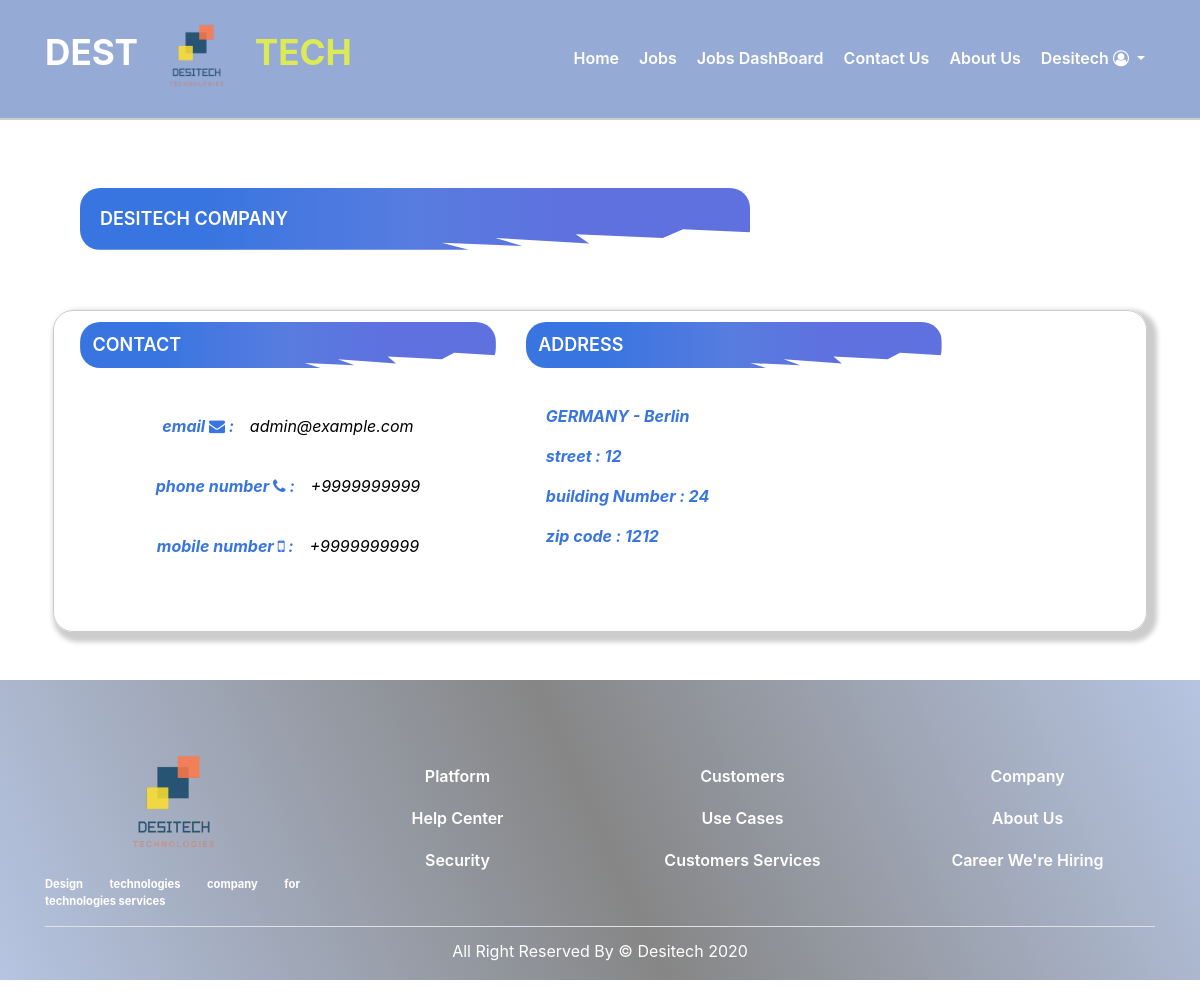
Page /accounts/MyProfile/ (signed in) on the committed database.
### accounts/models/User.py (models this page shows, shortened)
class User (AbstractBaseUser , PermissionsMixin):
    email = models.EmailField(unique=True , null=False)
    is_staff = models.BooleanField(default=True)
    is_active = models.BooleanField(default=True)
    is_superuser = models.BooleanField(default=False)
    COMPANY = 1
    JOB_SEEKER = 2
    REQUIRED_FIELDS = ['user_type']
    USERNAME_FIELD = 'email'
    _TYPE = ((COMPANY , 'company') , (JOB_SEEKER , 'job_seeker') )
    user_type  = models.PositiveSmallIntegerField (choices=_TYPE  )
    @property
    def is_company (self):
        if self.user_type == 1:
            return True
        return False
    def getProfile (self):
        try:
            if self.user_type == 1:
                profile = mo.CompanyProfile.Company_profile.objects.get (user = self)
                return profile
            elif self.user_type == 2 :
                profile = mo.JobSeekerProfile.job_seeker_profile.objects.get (user = self)
                return  profile
        except Exception :
            return None
    objects = UserManager ()

### accounts/models/CompanyProfile.py (models this page shows)
class Company_profile (models.Model):
    user = models.OneToOneField(settings.AUTH_USER_MODEL, on_delete=models.CASCADE , primary_key=True)
    Name =models.CharField(max_length=50 )
    country = models.ForeignKey(Country, on_delete=models.SET_NULL , null=True)
    city = models.ForeignKey(City, on_delete=models.SET_NULL , null=True)
    street = models.CharField(max_length=128 , null=True)
    building_number = models.IntegerField(null=True)
    zip_code =  models.CharField("ZIP / Postal code", max_length=12, null=True)
    phone_regex = RegexValidator(regex=r'^\+?1?\d{9,15}$',
                    message="Phone number must be entered in the format: '+999999999'. Up to 15 digits allowed.")
    phone_number = models.CharField( validators=[phone_regex] , max_length=17 , null=True)
    mobile_number = models.CharField( validators=[phone_regex] ,max_length=17 , null=True)

### accounts/models/Country.py (models this page shows, shortened)
class Country(models.Model):
    name = models.CharField(max_length=30)
    class Meta:
        verbose_name_plural = "Countries"
    def __str__(self):
        return self.name

### accounts/models/City.py (models this page shows, shortened)
class City(models.Model):
    country = models.ForeignKey(Country, on_delete=models.CASCADE)
    name = models.CharField(max_length=30)
    class Meta:
        verbose_name_plural = "Cities"
    def __str__(self):
        return self.name

### accounts/views/MyProfile.py (the view, shortened to what this page needs)
# urls.py: path('MyProfile/', MyProfile.MyProfile.as_view(), name='My-profile'),
@method_decorator(login_decorator, name='dispatch')
@method_decorator(have_profile, name='dispatch')
class MyProfile (View):
    def get (self , request):
        context = {'page_title' : 'my profile' , 'profile' : request.user.getProfile()}
        if request.user.is_company:
            return  render (request , 'CompanyProfile.html' , context )
        if request.user.is_job_seeker:
            return  render (request , 'JobSeekerProfile.html' , context )

### accounts/templates/CompanyProfile.html (shortened to what this page needs)
{% extends 'shared/_base.html' %}
{% load static %}
{% load bootstrap4 %}
{% block content%}
<section class="profileseeker mx-auto my-5">
    <div class="container">
            <div class="col-lg-8 col-md-8 col-12">
                <div class="card">
                    <div class="card-body mb-3">
                        <div class="titleseeker mb-3">
                            <h3>{{profile.Name}} Company</h3>
                        </div>
                    </div>
                </div>
            </div>
        <div class="row mx-2 my-2 boxseeker ">
            <div class="col-lg-5 col-md-4 col-12">
                <div class="card ">
                    <div class="titleseeker mb-3">
                        <h3>contact</h3>
                    </div>
                    <div class="card-body mb-3">
                        <ul class="list-unstyled">
                            <li><p>email <i class="fa fa-envelope" aria-hidden="true"></i> :<span> {{user}} </span></p></li>
                            <li><p> phone number <i class="fa fa-phone" aria-hidden="true"></i> :<span>  {{profile.phone_number}} </span></p></li>
                            <li><p>mobile number <i class="fa fa-mobile" aria-hidden="true"></i> :<span>  {{profile.mobile_number}}</span></p></li>
                        </ul>
                    </div>
                </div>
            </div>
             <div class="col-lg-5 col-md-4 col-12 ">
             <div class="titleseeker mb-3 ">
                        <h3>address</h3>
                    </div>
                    <div class="card-body mb-3">
                        <ul class="list-unstyled">
                         <li> <p>{{profile.country}} - {{profile.city}} </p></li>
                            <li><p>street : {{profile.street}}</p></li>
                            <li> <p>building Number : {{profile.building_number}}</p></li>
                            <li> <p>zip code : {{profile.zip_code}}</p></li>
                        </ul>
                    </div>
             </div>
        </div>
    </div>
</section>
{% endblock %}

### templates/shared/_base.html (shortened to what this page needs)
<!DOCTYPE html>
{% load static %}
<html lang="en">
<head>
    <link rel="stylesheet" href="https://maxcdn.bootstrapcdn.com/bootstrap/4.5.0/css/bootstrap.min.css">
    <link rel="stylesheet" href="https://cdnjs.cloudflare.com/ajax/libs/font-awesome/4.7.0/css/font-awesome.min.css">
    <link rel="stylesheet" href="https://cdnjs.cloudflare.com/ajax/libs/intl-tel-input/17.0.3/css/intlTelInput.min.css" />
    <link rel="stylesheet" href="{% static 'css/style.css' %}">
    <link rel="stylesheet" href="https://stackpath.bootstrapcdn.com/bootstrap/4.4.1/css/bootstrap.min.css"/>
    <link rel="stylesheet" href="https://cdnjs.cloudflare.com/ajax/libs/font-awesome/4.7.0/css/font-awesome.css"/>
    <link rel="stylesheet" href="https://cdnjs.cloudflare.com/ajax/libs/intl-tel-input/17.0.3/css/intlTelInput.min.css" />
    <link rel="stylesheet" href="https://cdnjs.cloudflare.com/ajax/libs/animate.css/4.0.0/animate.min.css"/>
  </head>
<body>
<header class= 'header'>
            <div class="container">
                <nav class="navbar navbar-expand-lg navbar-light">
                    <a class="navbar-brand d-flex align-items-center justify-content-center"  href="{% url 'home' %}">
                        <h1 class="text-uppercase">dest
                            <img src= {% static 'img/logo.png' %} alt= 'logo' class="img-fluid animate__animated animate__pulse animate__infinite infinite">
                            <span >tech</span></h1>
                    </a>
                    <div class="collapse navbar-collapse" id="navbarcollapse">
                      <ul class="navbar-nav ml-auto text-capitalize">
                        <li class="nav-item active">
                          <a class="nav-link" href="{% url 'home' %}">home </a>
                        </li>
                        <li class="nav-item">
                           <a class="nav-link" href="{% url 'jobs:all-jobs-list' %}">jobs</a>
                        </li>
                         {% if user.is_company or user.is_superuser %}
                          <li class="nav-item">
                              <a class="nav-link" href="{% url 'jobs:my-jobs' %}">jobs dashBoard</a>
                          </li>
                        {% endif %}
                        <li class="nav-item">
                             <a class="nav-link" href="{% url 'contact-us' %}">contact us</a>
                        </li>
                         <li class="nav-item">
                             <a class="nav-link" href="{% url 'about-us' %}">about us</a>
                        </li>
                        <li class="nav-item dropdown">
                          <a class="nav-link dropdown-toggle" href="#" id="account" role="button" data-toggle="dropdown" aria-haspopup="true" aria-expanded="false">
                             {% if not user.is_authenticated %}
                                account
                            {% elif user.is_company %}
                                {{user.company_profile.Name}}
                            {% elif user.is_job_seeker %}
                                {{user.job_seeker_profile.Name}}
                            {% endif %}
                            <i class="fa fa-user-circle-o" aria-hidden="true"></i>
                          </a>
                        </li>
                      </ul>
                    </div>
                  </nav>
            </div>
    </header>
    {% block content %} {% endblock %}
<footer>
        <div class="footer-top mt-5">
            <div class="container">
                <div class="row align-items-center justify-content-center text-center">
                    <div class=" col-md-3 col-sm-6 one mt-3">
                    <img src="{% static 'img/logo.png' %}" alt="" class="img-fluid" width="150px" height="150px">
                        <p class="lead">Design technologies company for technologies services
                        </p>
                    </div>
                    <div class=" col-md-3 col-sm-6 two mt-3 ">
                        <ul class= 'list-unstyled'>
                            <li class= ''><a href="#">platform</a></li>
                            <li class= '' ><a href="#">help center</a></li>
                            <li class= ''><a href="#">security</a></li>
                        </ul>
                    </div>
                    <div class="col-md-3 col-sm-6 two mt-3">
                        <ul class= 'list-unstyled'>
                            <li class= ''><a href="#">customers</a></li>
                            <li class= '' ><a href="#">use cases</a></li>
                            <li class= ''><a href="#">customers services</a></li>
                        </ul>
                    </div>
                    <div class="col-md-3 col-sm-6 two mt-3">
                        <ul class= 'list-unstyled'>
                            <li class= ''><a href="#">company</a></li>
                            <li class= '' ><a href="#">about us</a></li>
                            <li class= ''><a href="#">career we're hiring</a></li>
                        </ul>
                    </div>
                </div>
                <p class= 'footer-text text-capitalize mb-0 py-3 border-top'>
                    all right reserved by &copy; desitech 2020
                </p>
            </div>
        </div>
    </footer>
</body>
</html>

### static/css/style.css (style rules this page uses)
.header { background: #4267b2; border-bottom: 2px solid#ccc; }
* { margin: 0; padding: 0; box-sizing: border-box; }
body { height: 1000px; }
.header { background: #4267b28e; border-bottom: 2px solid#ccc; }
.header .navbar { padding: 0; }
.navbar-brand img { width: 100px; height: 100px; padding: 0; }
.navbar-brand h1 { color: #fff; font-size: 2.2rem; font-weight: bolder; }
.navbar-brand h1 span { color: rgb(220, 235, 85); }
.header .navbar #navbarcollapse .nav-item .nav-link { color: #fff; font-size: 1rem; font-weight: 600; padding: 15px 10px 15px; line-height: 1.2; }
.dropdown-toggle::after { content: none; }
.footer-top { background: linear-gradient(66deg, #4267b263, rgba(0, 0, 0, 0.473), #4267b263); padding: 30px 0 5px; color: #fff; }
.one p { font-size: 0.7rem; text-align: left; text-align: justify; font-weight: bold; }
.two ul li { padding: 5px 0; line-height: 2; }
.two ul li a { color: #fff !important; text-decoration: none; text-transform: capitalize; font-weight: 600; }
.footer-text { text-align: center; color: #fff; line-height: 1; }
.card { border: 2px solid #4267b2; }
.card p { color: #4267b2; text-align: center; font-size: 1rem; font-style: italic; padding: 10px 0; }
.profileseeker .boxseeker { box-shadow: 5px 5px 5px 5px #ccc; border-radius: 20px; padding: 1%; border: 1px solid #ccc; }
.profileseeker .card { border: none; background: transparent; }
.profileseeker .titleseeker { border-radius: 20px; padding: 2% 0; padding-left: 1%; background: linear-gradient(90deg, rgba(57, 117, 224, 1) 19%, rgba(87, 124, 223, 1) 49%, rgba(95, 113, 223, 1) 74%); color: #fff; width: 100%; clip-path: polygon(100% 72%, 90% 67%, 87% 81%, 74% 75%, 76% 90%, 62% 81%, 66% 94%, 54% 89%, 58% 100%, 0% 100%, 0% 0%, 100% 0%); }
.profileseeker .titleseeker h3, .profileseeker h6 { font-weight: bold; margin: 1% auto; margin-left: 2%; font-weight: 600; font-size: 1.5vw; text-transform: uppercase; }
.profileseeker ul li p { font-weight: bolder; color: rgba(57, 117, 224, 1); }
.profileseeker p { font-size: 1rem; font-style: italic; font-weight: 500; }
.profileseeker ul li p span { padding-left: 3%; font-weight: normal; color: #000; }

### rows in the picture
User: company_profile.Name "Desitech", email "admin@example.com"
Company_profile: Name "DESITECH", phone_number "+9999999999", mobile_number "+9999999999", country "GERMANY", city "Berlin", street "12", building_number "24", zip_code "1212"
